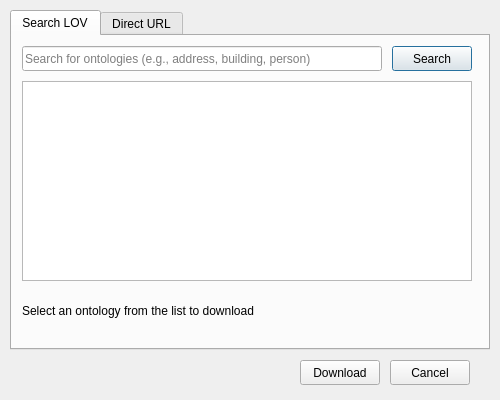
<?xml version="1.0" encoding="UTF-8"?>
<ui version="4.0">
 <class>OntologySearchDialog</class>
 <widget class="QDialog" name="OntologySearchDialog">
  <property name="geometry">
   <rect>
    <x>0</x>
    <y>0</y>
    <width>500</width>
    <height>400</height>
   </rect>
  </property>
  <property name="windowTitle">
   <string>Download Ontology</string>
  </property>
  <widget class="QTabWidget" name="tabWidget">
   <property name="geometry">
    <rect>
     <x>10</x>
     <y>10</y>
     <width>480</width>
     <height>340</height>
    </rect>
   </property>
   <widget class="QWidget" name="searchTab">
    <attribute name="title">
     <string>Search LOV</string>
    </attribute>
    <widget class="QLineEdit" name="searchLineEdit">
     <property name="geometry">
      <rect>
       <x>10</x>
       <y>10</y>
       <width>360</width>
       <height>25</height>
      </rect>
     </property>
     <property name="placeholderText">
      <string>Search for ontologies (e.g., address, building, person)</string>
     </property>
    </widget>
    <widget class="QPushButton" name="searchButton">
     <property name="geometry">
      <rect>
       <x>380</x>
       <y>10</y>
       <width>80</width>
       <height>25</height>
      </rect>
     </property>
     <property name="text">
      <string>Search</string>
     </property>
    </widget>
    <widget class="QListWidget" name="resultsList">
     <property name="geometry">
      <rect>
       <x>10</x>
       <y>45</y>
       <width>450</width>
       <height>200</height>
      </rect>
     </property>
    </widget>
    <widget class="QLabel" name="infoLabel">
     <property name="geometry">
      <rect>
       <x>10</x>
       <y>250</y>
       <width>450</width>
       <height>50</height>
      </rect>
     </property>
     <property name="text">
      <string>Select an ontology from the list to download</string>
     </property>
     <property name="wordWrap">
      <bool>true</bool>
     </property>
    </widget>
   </widget>
   <widget class="QWidget" name="urlTab">
    <attribute name="title">
     <string>Direct URL</string>
    </attribute>
    <widget class="QLineEdit" name="urlLineEdit">
     <property name="geometry">
      <rect>
       <x>10</x>
       <y>10</y>
       <width>450</width>
       <height>25</height>
      </rect>
     </property>
     <property name="placeholderText">
      <string>https://example.org/ontology.ttl</string>
     </property>
    </widget>
    <widget class="QLineEdit" name="nameLineEdit">
     <property name="geometry">
      <rect>
       <x>10</x>
       <y>45</y>
       <width>450</width>
       <height>25</height>
      </rect>
     </property>
     <property name="placeholderText">
      <string>Ontology name (e.g., myontology)</string>
     </property>
    </widget>
    <widget class="QLabel" name="urlHelpLabel">
     <property name="geometry">
      <rect>
       <x>10</x>
       <y>80</y>
       <width>450</width>
       <height>100</height>
      </rect>
     </property>
     <property name="text">
      <string>Enter a direct URL to an ontology file (TTL, RDF/XML, or JSON-LD format). The ontology will be downloaded and cached locally for use in the brick editor.</string>
     </property>
     <property name="wordWrap">
      <bool>true</bool>
     </property>
    </widget>
   </widget>
  </widget>
  <widget class="QPushButton" name="downloadButton">
   <property name="geometry">
    <rect>
     <x>300</x>
     <y>360</y>
     <width>80</width>
     <height>25</height>
    </rect>
   </property>
   <property name="text">
    <string>Download</string>
   </property>
  </widget>
  <widget class="QPushButton" name="cancelButton">
   <property name="geometry">
    <rect>
     <x>390</x>
     <y>360</y>
     <width>80</width>
     <height>25</height>
    </rect>
   </property>
   <property name="text">
    <string>Cancel</string>
   </property>
  </widget>
 </widget>
 <resources/>
 <connections/>
</ui>
